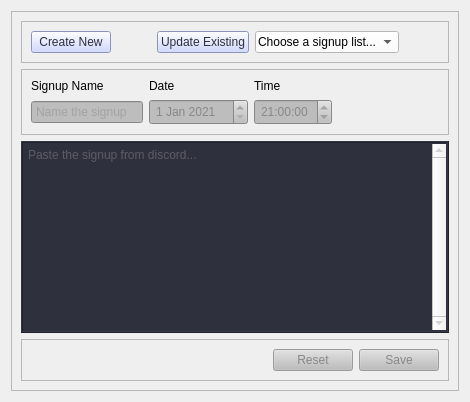
      <widget class="QWidget" name="import_signups_tab">
       <attribute name="title">
        <string>Import Signups</string>
       </attribute>
       <layout class="QVBoxLayout" name="verticalLayout_7">
        <item>
         <widget class="QFrame" name="import_signups_frame">
          <property name="styleSheet">
           <string notr="true">QPushButton{background-color: rgb(195, 206, 255);
color: rgb(46, 48, 62);
font: 700 12pt &quot;Segoe UI&quot;;}
QPushButton:disabled{background-color: rgb(189, 189, 189);color: rgb(136, 136, 136);}
QComboBox{background-color: rgb(255, 255, 255);
font: 9pt &quot;Segoe UI&quot;;
padding: 2px;
}
QComboBox:disabled{background-color: rgb(189, 189, 189);color: rgb(136, 136, 136);
}
QLineEdit{background-color: rgb(255, 255, 255);
font: 9pt &quot;Segoe UI&quot;;
padding: 2px;
}
QLineEdit:disabled{background-color: rgb(189, 189, 189);color: rgb(136, 136, 136);}
QDateEdit{background-color: rgb(255, 255, 255);
font: 9pt &quot;Segoe UI&quot;;
padding: 2px;
}
QDateEdit:disabled{background-color: rgb(189, 189, 189);color: rgb(136, 136, 136);}
QTimeEdit{background-color: rgb(255, 255, 255);
font: 9pt &quot;Segoe UI&quot;;
padding: 2px;
}
QTimeEdit:disabled{background-color: rgb(189, 189, 189);color: rgb(136, 136, 136);}
QPlainTextEdit{
	background-color: rgb(46, 48, 62);
	color: rgb(255, 255, 255);
font: 9pt &quot;Segoe UI&quot;;
padding: 2px;
}
QPlainTextEdit:disabled{;color: rgb(136, 136, 136);}</string>
          </property>
          <property name="frameShape">
           <enum>QFrame::StyledPanel</enum>
          </property>
          <property name="frameShadow">
           <enum>QFrame::Raised</enum>
          </property>
          <property name="lineWidth">
           <number>10</number>
          </property>
          <layout class="QVBoxLayout" name="verticalLayout_5">
           <item>
            <widget class="QFrame" name="create_update_frame">
             <property name="frameShape">
              <enum>QFrame::StyledPanel</enum>
             </property>
             <property name="frameShadow">
              <enum>QFrame::Raised</enum>
             </property>
             <layout class="QHBoxLayout" name="horizontalLayout_3">
              <item>
               <widget class="QPushButton" name="create_new_btn">
                <property name="styleSheet">
                 <string notr="true"/>
                </property>
                <property name="text">
                 <string>Create New</string>
                </property>
               </widget>
              </item>
              <item>
               <spacer name="horizontalSpacer">
                <property name="orientation">
                 <enum>Qt::Horizontal</enum>
                </property>
                <property name="sizeType">
                 <enum>QSizePolicy::Maximum</enum>
                </property>
                <property name="sizeHint" stdset="0">
                 <size>
                  <width>40</width>
                  <height>20</height>
                 </size>
                </property>
               </spacer>
              </item>
              <item>
               <widget class="QPushButton" name="update_exist_btn">
                <property name="text">
                 <string>Update Existing</string>
                </property>
               </widget>
              </item>
              <item>
               <widget class="QComboBox" name="existing_combo">
                <property name="enabled">
                 <bool>true</bool>
                </property>
                <property name="styleSheet">
                 <string notr="true">background-color: rgb(255, 255, 255);
font: 9pt &quot;Segoe UI&quot;;
padding: 2px;
</string>
                </property>
                <item>
                 <property name="text">
                  <string>Choose a signup list...</string>
                 </property>
                </item>
               </widget>
              </item>
              <item>
               <spacer name="create_update_spacer">
                <property name="orientation">
                 <enum>Qt::Horizontal</enum>
                </property>
                <property name="sizeType">
                 <enum>QSizePolicy::Expanding</enum>
                </property>
                <property name="sizeHint" stdset="0">
                 <size>
                  <width>40</width>
                  <height>20</height>
                 </size>
                </property>
               </spacer>
              </item>
             </layout>
            </widget>
           </item>
           <item>
            <widget class="QFrame" name="signup_info_frame">
             <property name="frameShape">
              <enum>QFrame::StyledPanel</enum>
             </property>
             <property name="frameShadow">
              <enum>QFrame::Raised</enum>
             </property>
             <layout class="QGridLayout" name="gridLayout_2">
              <item row="1" column="2">
               <widget class="QDateEdit" name="signup_date_edit">
                <property name="enabled">
                 <bool>false</bool>
                </property>
                <property name="dateTime">
                 <datetime>
                  <hour>21</hour>
                  <minute>0</minute>
                  <second>0</second>
                  <year>2021</year>
                  <month>1</month>
                  <day>1</day>
                 </datetime>
                </property>
               </widget>
              </item>
              <item row="1" column="1">
               <widget class="QLineEdit" name="signup_name_edit">
                <property name="enabled">
                 <bool>false</bool>
                </property>
                <property name="placeholderText">
                 <string>Name the signup</string>
                </property>
               </widget>
              </item>
              <item row="1" column="3">
               <widget class="QTimeEdit" name="signup_time_edit">
                <property name="enabled">
                 <bool>false</bool>
                </property>
                <property name="dateTime">
                 <datetime>
                  <hour>21</hour>
                  <minute>0</minute>
                  <second>0</second>
                  <year>2021</year>
                  <month>1</month>
                  <day>1</day>
                 </datetime>
                </property>
               </widget>
              </item>
              <item row="0" column="2">
               <widget class="QLabel" name="signup_date_lbl">
                <property name="text">
                 <string>Date</string>
                </property>
               </widget>
              </item>
              <item row="0" column="3">
               <widget class="QLabel" name="signup_time_lbl">
                <property name="text">
                 <string>Time</string>
                </property>
               </widget>
              </item>
              <item row="0" column="1">
               <widget class="QLabel" name="signup_name_lbl">
                <property name="text">
                 <string>Signup Name</string>
                </property>
               </widget>
              </item>
              <item row="1" column="4">
               <spacer name="signup_info_spacer">
                <property name="orientation">
                 <enum>Qt::Horizontal</enum>
                </property>
                <property name="sizeHint" stdset="0">
                 <size>
                  <width>40</width>
                  <height>20</height>
                 </size>
                </property>
               </spacer>
              </item>
             </layout>
            </widget>
           </item>
           <item>
            <widget class="QPlainTextEdit" name="signup_txt_edit">
             <property name="enabled">
              <bool>false</bool>
             </property>
             <property name="cursor" stdset="0">
              <cursorShape>ArrowCursor</cursorShape>
             </property>
             <property name="whatsThis">
              <string/>
             </property>
             <property name="frameShape">
              <enum>QFrame::Box</enum>
             </property>
             <property name="frameShadow">
              <enum>QFrame::Raised</enum>
             </property>
             <property name="verticalScrollBarPolicy">
              <enum>Qt::ScrollBarAlwaysOn</enum>
             </property>
             <property name="horizontalScrollBarPolicy">
              <enum>Qt::ScrollBarAsNeeded</enum>
             </property>
             <property name="placeholderText">
              <string>Paste the signup from discord...</string>
             </property>
            </widget>
           </item>
           <item>
            <widget class="QFrame" name="save_reset_frame">
             <property name="frameShape">
              <enum>QFrame::StyledPanel</enum>
             </property>
             <property name="frameShadow">
              <enum>QFrame::Raised</enum>
             </property>
             <layout class="QHBoxLayout" name="horizontalLayout_5">
              <item>
               <spacer name="save_reset_spacer">
                <property name="orientation">
                 <enum>Qt::Horizontal</enum>
                </property>
                <property name="sizeHint" stdset="0">
                 <size>
                  <width>40</width>
                  <height>20</height>
                 </size>
                </property>
               </spacer>
              </item>
              <item>
               <widget class="QPushButton" name="reset_signup_btn">
                <property name="enabled">
                 <bool>false</bool>
                </property>
                <property name="text">
                 <string>Reset</string>
                </property>
               </widget>
              </item>
              <item>
               <widget class="QPushButton" name="save_signup_btn">
                <property name="enabled">
                 <bool>false</bool>
                </property>
                <property name="text">
                 <string>Save</string>
                </property>
               </widget>
              </item>
             </layout>
            </widget>
           </item>
          </layout>
         </widget>
        </item>
       </layout>
      </widget>
